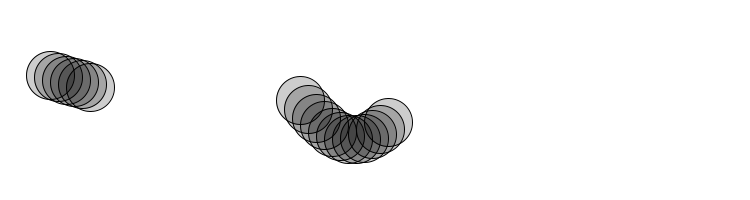
Frame 1 (no input)
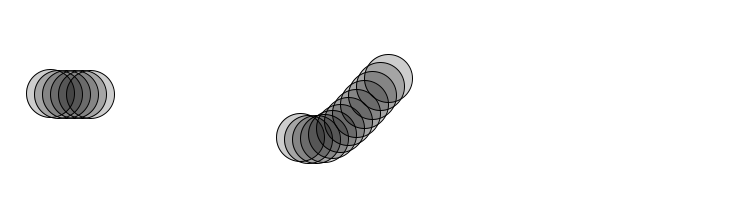
Frame 60 (the mouse pressed at the canvas centre just before this capture)
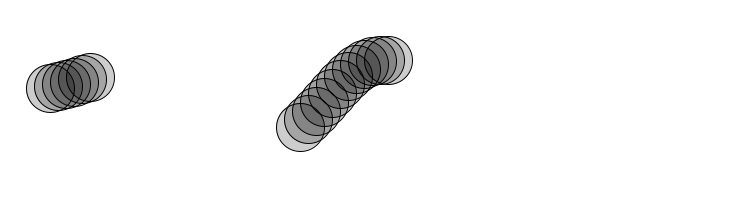
Frame 120 (the mouse held since frame 60 and released just before this capture)

The Processing sketch that drew these frames (run headless with seeded random() and noise(); from frame 60 on, the mouse is pressed at the canvas centre):

// Processing sketch: wave_class_E3_10
// ── wave_class_E3_10.pde
wave wave0;
wave wave1;

void setup() {
  size(750,200);
  wave0 = new wave(new PVector(50,75),50,20,400);
  wave1 = new wave(new PVector(300,100),100,40,220);

}

void draw() {
  background(255);
  wave0.calculate();
  wave0.display();
  
  wave1.calculate();
  wave1.display();


}
// ── Wave.pde
class wave{
  
  float amplitude;
  int xspace = 8;
  float period;
  float theta = 0.0;
  PVector origin;
  int w;
  float dx;
  float []yvalues;
  
  wave(PVector o, int w_, float a, float p){
    origin = o.get();
    w = w_;
    amplitude = a;
    period = p;
    dx = (TWO_PI / period)*xspace;
    yvalues = new float[w/xspace];
  }
  
  void calculate() {
    theta += 0.02;

    float x = theta;
    for (int i = 0; i < yvalues.length; i++) {
      yvalues[i] = sin(x)*amplitude;
      x+=dx;
    }
  }
    
   void display() {
    for (int x = 0; x < yvalues.length; x++) {
      stroke(0);
      fill(0,50);
      ellipseMode(CENTER);
      ellipse(origin.x+x*xspace,origin.y+yvalues[x],48,48);
    }
  }
}
